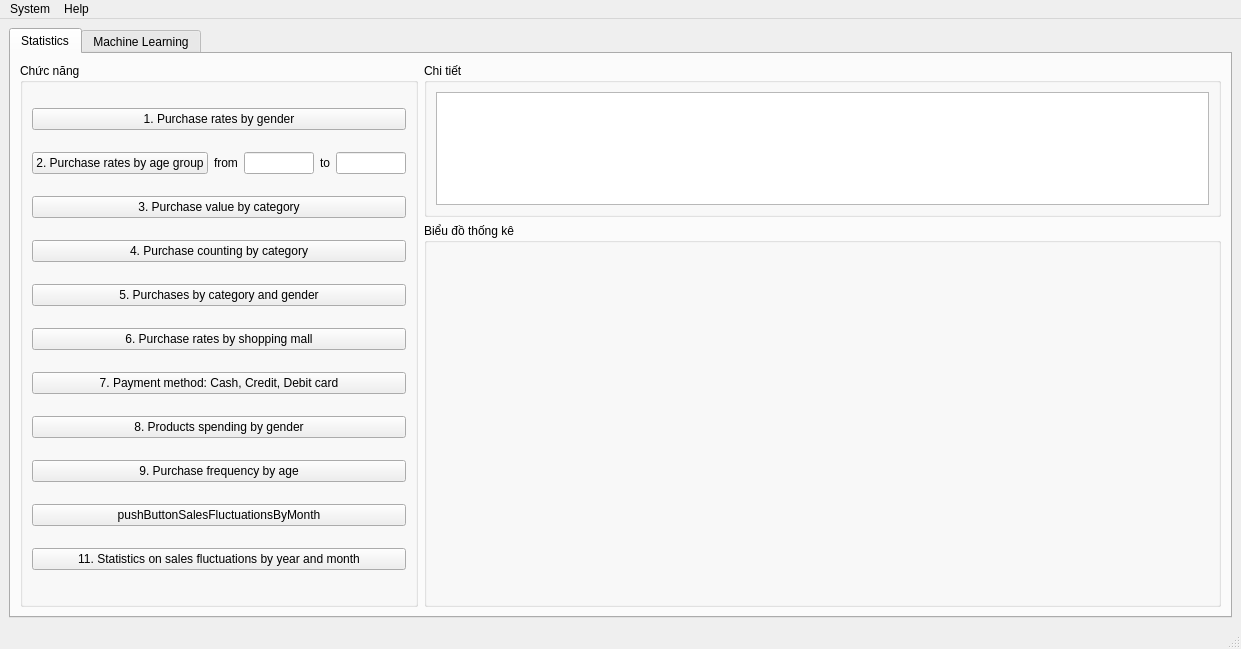
<?xml version="1.0" encoding="UTF-8"?>
<ui version="4.0">
 <class>MainWindow</class>
 <widget class="QMainWindow" name="MainWindow">
  <property name="geometry">
   <rect>
    <x>0</x>
    <y>0</y>
    <width>1241</width>
    <height>600</height>
   </rect>
  </property>
  <property name="windowTitle">
   <string>MainWindow</string>
  </property>
  <widget class="QWidget" name="centralwidget">
   <layout class="QVBoxLayout" name="verticalLayout">
    <item>
     <widget class="QTabWidget" name="tabWidget">
      <property name="tabPosition">
       <enum>QTabWidget::North</enum>
      </property>
      <property name="currentIndex">
       <number>0</number>
      </property>
      <widget class="QWidget" name="tab">
       <attribute name="title">
        <string>Statistics</string>
       </attribute>
       <layout class="QGridLayout" name="gridLayout_5">
        <item row="0" column="0" rowspan="2">
         <widget class="QGroupBox" name="groupBox_7">
          <property name="sizePolicy">
           <sizepolicy hsizetype="Preferred" vsizetype="Preferred">
            <horstretch>1</horstretch>
            <verstretch>0</verstretch>
           </sizepolicy>
          </property>
          <property name="title">
           <string>Chức năng</string>
          </property>
          <layout class="QGridLayout" name="gridLayout_3">
           <item row="1" column="1">
            <widget class="QLabel" name="label_12">
             <property name="text">
              <string>from</string>
             </property>
            </widget>
           </item>
           <item row="3" column="0" colspan="5">
            <widget class="QPushButton" name="pushButtonPurchaseCountingByCategory">
             <property name="text">
              <string>4. Purchase counting by category</string>
             </property>
             <property name="autoDefault">
              <bool>false</bool>
             </property>
             <property name="default">
              <bool>false</bool>
             </property>
             <property name="flat">
              <bool>false</bool>
             </property>
            </widget>
           </item>
           <item row="1" column="2">
            <widget class="QLineEdit" name="lineEditFromAge"/>
           </item>
           <item row="4" column="0" colspan="5">
            <widget class="QPushButton" name="pushButtonPurchaseByCategoryAndGender">
             <property name="text">
              <string>5. Purchases by category and gender</string>
             </property>
             <property name="autoDefault">
              <bool>false</bool>
             </property>
             <property name="default">
              <bool>false</bool>
             </property>
             <property name="flat">
              <bool>false</bool>
             </property>
            </widget>
           </item>
           <item row="5" column="0" colspan="5">
            <widget class="QPushButton" name="pushButtonPurchaseRatesByShoppingMall">
             <property name="text">
              <string>6. Purchase rates by shopping mall</string>
             </property>
             <property name="autoDefault">
              <bool>false</bool>
             </property>
             <property name="default">
              <bool>false</bool>
             </property>
             <property name="flat">
              <bool>false</bool>
             </property>
            </widget>
           </item>
           <item row="1" column="3">
            <widget class="QLabel" name="label_13">
             <property name="text">
              <string>to</string>
             </property>
            </widget>
           </item>
           <item row="1" column="0">
            <widget class="QPushButton" name="pushButtonPurchaseRatesByAgeGroup">
             <property name="text">
              <string>2. Purchase rates by age group</string>
             </property>
             <property name="autoDefault">
              <bool>false</bool>
             </property>
             <property name="default">
              <bool>false</bool>
             </property>
             <property name="flat">
              <bool>false</bool>
             </property>
            </widget>
           </item>
           <item row="0" column="0" colspan="5">
            <widget class="QPushButton" name="pushButtonPurchaseRatesByGender">
             <property name="text">
              <string>1. Purchase rates by gender</string>
             </property>
             <property name="autoDefault">
              <bool>false</bool>
             </property>
             <property name="default">
              <bool>false</bool>
             </property>
             <property name="flat">
              <bool>false</bool>
             </property>
            </widget>
           </item>
           <item row="1" column="4">
            <widget class="QLineEdit" name="lineEditToAge">
             <property name="text">
              <string/>
             </property>
            </widget>
           </item>
           <item row="2" column="0" colspan="5">
            <widget class="QPushButton" name="pushButtonPurchaseValueByCategory">
             <property name="text">
              <string>3. Purchase value by category</string>
             </property>
             <property name="autoDefault">
              <bool>false</bool>
             </property>
             <property name="default">
              <bool>false</bool>
             </property>
             <property name="flat">
              <bool>false</bool>
             </property>
            </widget>
           </item>
           <item row="9" column="0" colspan="5">
            <widget class="QPushButton" name="pushButtonSalesFluctuationsByMonth">
             <property name="text">
              <string>pushButtonSalesFluctuationsByMonth</string>
             </property>
             <property name="autoDefault">
              <bool>false</bool>
             </property>
             <property name="default">
              <bool>false</bool>
             </property>
             <property name="flat">
              <bool>false</bool>
             </property>
            </widget>
           </item>
           <item row="8" column="0" colspan="5">
            <widget class="QPushButton" name="pushButtonPurchaseFrequenceByAge">
             <property name="text">
              <string>9. Purchase frequency by age</string>
             </property>
             <property name="autoDefault">
              <bool>false</bool>
             </property>
             <property name="default">
              <bool>false</bool>
             </property>
             <property name="flat">
              <bool>false</bool>
             </property>
            </widget>
           </item>
           <item row="6" column="0" colspan="5">
            <widget class="QPushButton" name="pushButtonPaymentMethod">
             <property name="text">
              <string>7. Payment method: Cash, Credit, Debit card</string>
             </property>
             <property name="autoDefault">
              <bool>false</bool>
             </property>
             <property name="default">
              <bool>false</bool>
             </property>
             <property name="flat">
              <bool>false</bool>
             </property>
            </widget>
           </item>
           <item row="7" column="0" colspan="5">
            <widget class="QPushButton" name="pushButtonProductSpendingByGender">
             <property name="text">
              <string>8. Products spending by gender</string>
             </property>
             <property name="autoDefault">
              <bool>false</bool>
             </property>
             <property name="default">
              <bool>false</bool>
             </property>
             <property name="flat">
              <bool>false</bool>
             </property>
            </widget>
           </item>
           <item row="10" column="0" colspan="5">
            <widget class="QPushButton" name="pushButtonSalesFlucuationsByYearAndMonth">
             <property name="text">
              <string>11. Statistics on sales fluctuations by year and month</string>
             </property>
             <property name="autoDefault">
              <bool>false</bool>
             </property>
             <property name="default">
              <bool>false</bool>
             </property>
             <property name="flat">
              <bool>false</bool>
             </property>
            </widget>
           </item>
          </layout>
         </widget>
        </item>
        <item row="0" column="1">
         <widget class="QGroupBox" name="groupBox_8">
          <property name="sizePolicy">
           <sizepolicy hsizetype="Preferred" vsizetype="Preferred">
            <horstretch>2</horstretch>
            <verstretch>2</verstretch>
           </sizepolicy>
          </property>
          <property name="title">
           <string>Chi tiết</string>
          </property>
          <layout class="QVBoxLayout" name="verticalLayout_3">
           <item>
            <widget class="QTableWidget" name="tableWidgetStatistic"/>
           </item>
          </layout>
         </widget>
        </item>
        <item row="1" column="1">
         <widget class="QGroupBox" name="groupBox_9">
          <property name="sizePolicy">
           <sizepolicy hsizetype="Preferred" vsizetype="Preferred">
            <horstretch>2</horstretch>
            <verstretch>5</verstretch>
           </sizepolicy>
          </property>
          <property name="title">
           <string>Biểu đồ thống kê</string>
          </property>
          <layout class="QVBoxLayout" name="verticalLayout_5">
           <item>
            <layout class="QVBoxLayout" name="verticalLayoutPlot"/>
           </item>
          </layout>
         </widget>
        </item>
       </layout>
      </widget>
      <widget class="QWidget" name="Tab_2">
       <attribute name="title">
        <string>Machine Learning</string>
       </attribute>
       <layout class="QGridLayout" name="gridLayout_6">
        <item row="0" column="1">
         <widget class="QGroupBox" name="groupBox_5">
          <property name="title">
           <string>5. Load mô hình</string>
          </property>
          <layout class="QHBoxLayout" name="horizontalLayout_2">
           <item>
            <widget class="QLabel" name="label_8">
             <property name="text">
              <string>Path:</string>
             </property>
            </widget>
           </item>
           <item>
            <widget class="QLineEdit" name="lineEditLocationLoadTrainedModel">
             <property name="text">
              <string/>
             </property>
            </widget>
           </item>
           <item>
            <widget class="QPushButton" name="pushButtonLoadModel">
             <property name="text">
              <string>Load</string>
             </property>
            </widget>
           </item>
          </layout>
         </widget>
        </item>
        <item row="1" column="1">
         <widget class="QGroupBox" name="groupBox_6">
          <property name="title">
           <string>6. Dự đoán</string>
          </property>
          <layout class="QGridLayout" name="gridLayout_4">
           <item row="1" column="0">
            <widget class="QLabel" name="label_10">
             <property name="text">
              <string>Gender:</string>
             </property>
            </widget>
           </item>
           <item row="2" column="0">
            <widget class="QLabel" name="label_11">
             <property name="text">
              <string>Payment Methods:</string>
             </property>
            </widget>
           </item>
           <item row="0" column="1" colspan="3">
            <widget class="QLineEdit" name="lineEditAge"/>
           </item>
           <item row="2" column="1" colspan="3">
            <widget class="QComboBox" name="comboBoxPaymentMethods"/>
           </item>
           <item row="3" column="0" colspan="3">
            <spacer name="horizontalSpacer_7">
             <property name="orientation">
              <enum>Qt::Horizontal</enum>
             </property>
             <property name="sizeHint" stdset="0">
              <size>
               <width>428</width>
               <height>20</height>
              </size>
             </property>
            </spacer>
           </item>
           <item row="3" column="3">
            <widget class="QPushButton" name="pushButtonPredict">
             <property name="text">
              <string>Predict</string>
             </property>
            </widget>
           </item>
           <item row="0" column="0">
            <widget class="QLabel" name="label_9">
             <property name="text">
              <string>Age:</string>
             </property>
            </widget>
           </item>
           <item row="1" column="1">
            <widget class="QRadioButton" name="radioButtonFemale">
             <property name="text">
              <string>Female</string>
             </property>
            </widget>
           </item>
           <item row="1" column="2">
            <widget class="QRadioButton" name="radioButtonMale">
             <property name="text">
              <string>Male</string>
             </property>
            </widget>
           </item>
           <item row="4" column="1" colspan="3">
            <widget class="QLineEdit" name="lineEditPredictedPrice"/>
           </item>
           <item row="4" column="0">
            <widget class="QLabel" name="label_14">
             <property name="text">
              <string>Predicted Price:</string>
             </property>
            </widget>
           </item>
          </layout>
         </widget>
        </item>
        <item row="2" column="0">
         <widget class="QGroupBox" name="groupBox_3">
          <property name="title">
           <string>3. Đánh giá mô hình</string>
          </property>
          <layout class="QGridLayout" name="gridLayout_2">
           <item row="0" column="1" colspan="2">
            <widget class="QLineEdit" name="lineEditMAE"/>
           </item>
           <item row="2" column="0">
            <widget class="QLabel" name="label_5">
             <property name="text">
              <string>RMSE:</string>
             </property>
            </widget>
           </item>
           <item row="1" column="0">
            <widget class="QLabel" name="label_4">
             <property name="text">
              <string>MSE:</string>
             </property>
            </widget>
           </item>
           <item row="3" column="0">
            <widget class="QLabel" name="label_6">
             <property name="text">
              <string>R2_SCORE:</string>
             </property>
            </widget>
           </item>
           <item row="2" column="1" colspan="2">
            <widget class="QLineEdit" name="lineEditRMSE"/>
           </item>
           <item row="3" column="1" colspan="2">
            <widget class="QLineEdit" name="lineEditR2SCore"/>
           </item>
           <item row="1" column="1" colspan="2">
            <widget class="QLineEdit" name="lineEditMSE"/>
           </item>
           <item row="0" column="0">
            <widget class="QLabel" name="label_3">
             <property name="text">
              <string>MAE:</string>
             </property>
            </widget>
           </item>
           <item row="4" column="2">
            <widget class="QPushButton" name="pushButtonEvaluate">
             <property name="text">
              <string>Evaluate</string>
             </property>
            </widget>
           </item>
           <item row="4" column="0" colspan="2">
            <spacer name="horizontalSpacer_2">
             <property name="orientation">
              <enum>Qt::Horizontal</enum>
             </property>
             <property name="sizeHint" stdset="0">
              <size>
               <width>40</width>
               <height>20</height>
              </size>
             </property>
            </spacer>
           </item>
          </layout>
         </widget>
        </item>
        <item row="0" column="0">
         <widget class="QGroupBox" name="groupBox">
          <property name="title">
           <string>1. Lựa chọn biến độc lập</string>
          </property>
          <layout class="QVBoxLayout" name="verticalLayout_2">
           <item>
            <widget class="QCheckBox" name="checkBoxPaymentMethods">
             <property name="text">
              <string>Payment Methods</string>
             </property>
            </widget>
           </item>
           <item>
            <widget class="QCheckBox" name="checkBoxGender">
             <property name="text">
              <string>Gender</string>
             </property>
            </widget>
           </item>
           <item>
            <widget class="QCheckBox" name="checkBoxAge">
             <property name="text">
              <string>Age</string>
             </property>
            </widget>
           </item>
          </layout>
         </widget>
        </item>
        <item row="1" column="0">
         <widget class="QGroupBox" name="groupBox_2">
          <property name="title">
           <string>2. Huấn luyện mô hình</string>
          </property>
          <layout class="QGridLayout" name="gridLayout">
           <item row="0" column="0">
            <widget class="QLabel" name="label">
             <property name="text">
              <string>Test size:</string>
             </property>
            </widget>
           </item>
           <item row="0" column="1" colspan="2">
            <widget class="QLineEdit" name="lineEditTestSize">
             <property name="placeholderText">
              <string>Đơn vị %</string>
             </property>
            </widget>
           </item>
           <item row="1" column="0">
            <widget class="QLabel" name="label_2">
             <property name="text">
              <string>Random state: </string>
             </property>
            </widget>
           </item>
           <item row="1" column="1" colspan="2">
            <widget class="QLineEdit" name="lineEditRandomState"/>
           </item>
           <item row="2" column="0" colspan="2">
            <spacer name="horizontalSpacer">
             <property name="orientation">
              <enum>Qt::Horizontal</enum>
             </property>
             <property name="sizeHint" stdset="0">
              <size>
               <width>380</width>
               <height>20</height>
              </size>
             </property>
            </spacer>
           </item>
           <item row="2" column="2">
            <widget class="QPushButton" name="pushButtonTrainModel">
             <property name="text">
              <string>Train</string>
             </property>
            </widget>
           </item>
          </layout>
         </widget>
        </item>
        <item row="3" column="0">
         <widget class="QGroupBox" name="groupBox_4">
          <property name="title">
           <string>4. Lưu mô hình</string>
          </property>
          <layout class="QHBoxLayout" name="horizontalLayout">
           <item>
            <widget class="QLabel" name="label_7">
             <property name="text">
              <string>Path:</string>
             </property>
            </widget>
           </item>
           <item>
            <widget class="QLineEdit" name="lineEditPath"/>
           </item>
           <item>
            <widget class="QPushButton" name="pushButtonSavePath">
             <property name="sizePolicy">
              <sizepolicy hsizetype="Minimum" vsizetype="Fixed">
               <horstretch>0</horstretch>
               <verstretch>0</verstretch>
              </sizepolicy>
             </property>
             <property name="maximumSize">
              <size>
               <width>25</width>
               <height>16777215</height>
              </size>
             </property>
             <property name="layoutDirection">
              <enum>Qt::LeftToRight</enum>
             </property>
             <property name="text">
              <string>...</string>
             </property>
             <property name="checkable">
              <bool>false</bool>
             </property>
            </widget>
           </item>
           <item>
            <widget class="QPushButton" name="pushButtonSaveModel">
             <property name="text">
              <string>Save</string>
             </property>
            </widget>
           </item>
          </layout>
         </widget>
        </item>
       </layout>
      </widget>
     </widget>
    </item>
   </layout>
  </widget>
  <widget class="QMenuBar" name="menubar">
   <property name="geometry">
    <rect>
     <x>0</x>
     <y>0</y>
     <width>1241</width>
     <height>21</height>
    </rect>
   </property>
   <widget class="QMenu" name="menuSystem">
    <property name="title">
     <string>System</string>
    </property>
    <addaction name="actionConnection"/>
    <addaction name="actionSave_trained_Machine_Learning_Model"/>
    <addaction name="actionLoad_trained_Machine_Learning_Model"/>
    <addaction name="actionExit"/>
   </widget>
   <widget class="QMenu" name="menuHelp">
    <property name="title">
     <string>Help</string>
    </property>
    <addaction name="actionInstructions"/>
    <addaction name="actionAbout"/>
   </widget>
   <addaction name="menuSystem"/>
   <addaction name="menuHelp"/>
  </widget>
  <widget class="QStatusBar" name="statusbar"/>
  <action name="actionConnection">
   <property name="text">
    <string>Connect DB</string>
   </property>
   <property name="shortcut">
    <string>Ctrl+D</string>
   </property>
  </action>
  <action name="actionSave_trained_Machine_Learning_Model">
   <property name="text">
    <string>Save Model</string>
   </property>
   <property name="shortcut">
    <string>Ctrl+S</string>
   </property>
  </action>
  <action name="actionLoad_trained_Machine_Learning_Model">
   <property name="text">
    <string>Load Model</string>
   </property>
   <property name="shortcut">
    <string>Ctrl+O</string>
   </property>
  </action>
  <action name="actionExit">
   <property name="text">
    <string>Exit</string>
   </property>
   <property name="shortcut">
    <string>Esc</string>
   </property>
  </action>
  <action name="actionInstructions">
   <property name="text">
    <string>Instructions</string>
   </property>
  </action>
  <action name="actionAbout">
   <property name="text">
    <string>About</string>
   </property>
  </action>
 </widget>
 <resources/>
 <connections/>
</ui>
